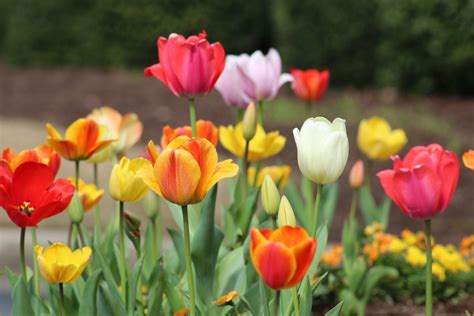
#> input picture image/tulip.jpeg, 474 x 316 px, found by its file name
$ jupyter execute homework-20.ipynb
#> lines starting #> are read from the running program, lines starting #| are printed output that depends on the picture; after the words box and inside, x2 and y2 are one past the last pixel; in counts of white or black regions, pixels touching at a corner belong together
[cell 1]
import cv2
import numpy as np
import matplotlib.pyplot as plt
import os


# -----------------------------
# 1. Gaussian Kernel
# -----------------------------
def gaussian_kernel(size, sigma=1):
    ax = np.linspace(-(size // 2), size // 2, size)
    xx, yy = np.meshgrid(ax, ax)
    kernel = np.exp(-(xx**2 + yy**2) / (2. * sigma**2))
    return kernel / np.sum(kernel)


# -----------------------------
# 2. Convolution
# -----------------------------
def convolve(image, kernel):
    image_h, image_w = image.shape
    kernel_h, kernel_w = kernel.shape
    pad_h = kernel_h // 2
    pad_w = kernel_w // 2

    padded = np.pad(image, ((pad_h, pad_h), (pad_w, pad_w)), mode='constant')
    output = np.zeros_like(image)

    for i in range(image_h):
        for j in range(image_w):
            region = padded[i:i+kernel_h, j:j+kernel_w]
            output[i, j] = np.sum(region * kernel)

    return output


# -----------------------------
# 3. Sobel Gradient
# -----------------------------
def sobel_filters(image):
    Kx = np.array([[-1, 0, 1],
                   [-2, 0, 2],
                   [-1, 0, 1]])

    Ky = np.array([[1, 2, 1],
                   [0, 0, 0],
                   [-1, -2, -1]])

    Ix = convolve(image, Kx)
    Iy = convolve(image, Ky)

    G = np.hypot(Ix, Iy)
    G = G / G.max() * 255
    theta = np.arctan2(Iy, Ix)

    return G, theta


# -----------------------------
# 4. Non-Maximum Suppression
# -----------------------------
def non_max_suppression(G, theta):
    H, W = G.shape
    output = np.zeros((H, W))
    angle = theta * 180. / np.pi
    angle[angle < 0] += 180

    for i in range(1, H-1):
        for j in range(1, W-1):
            q = 255
            r = 255

            # 0 degrees
            if (0 <= angle[i,j] < 22.5) or (157.5 <= angle[i,j] <= 180):
                q = G[i, j+1]
                r = G[i, j-1]

            # 45 degrees
            elif (22.5 <= angle[i,j] < 67.5):
                q = G[i+1, j-1]
                r = G[i-1, j+1]

            # 90 degrees
            elif (67.5 <= angle[i,j] < 112.5):
                q = G[i+1, j]
                r = G[i-1, j]

            # 135 degrees
            elif (112.5 <= angle[i,j] < 157.5):
                q = G[i-1, j-1]
                r = G[i+1, j+1]

            if (G[i,j] >= q) and (G[i,j] >= r):
                output[i,j] = G[i,j]
            else:
                output[i,j] = 0

    return output


# -----------------------------
# 5. Double Threshold
# -----------------------------
def double_threshold(image, low, high):
    result = np.zeros_like(image)
    strong = 255
    weak = 75

    strong_i, strong_j = np.where(image >= high)
    weak_i, weak_j = np.where((image <= high) & (image >= low))

    result[strong_i, strong_j] = strong
    result[weak_i, weak_j] = weak

    return result, weak, strong

# -----------------------------
# 6. Hysteresis
# -----------------------------
def hysteresis(image, weak, strong=255):
    H, W = image.shape

    for i in range(1, H-1):
        for j in range(1, W-1):
            if image[i,j] == weak:
                if ((image[i+1, j-1] == strong) or
                    (image[i+1, j] == strong) or
                    (image[i+1, j+1] == strong) or
                    (image[i, j-1] == strong) or
                    (image[i, j+1] == strong) or
                    (image[i-1, j-1] == strong) or
                    (image[i-1, j] == strong) or
                    (image[i-1, j+1] == strong)):
                    image[i,j] = strong
                else:
                    image[i,j] = 0
    return image


# -----------------------------
# Complete Canny Pipeline
# -----------------------------
def canny_from_scratch(image, kernel_size=5, sigma=1, low=100, high=200):

    kernel = gaussian_kernel(kernel_size, sigma)
    blurred = convolve(image.astype(np.float32), kernel)

    G, theta = sobel_filters(blurred)

    nms = non_max_suppression(G, theta)

    # ✅ Correct call (NO named parameters)
    dt, weak, strong = double_threshold(nms, low, high)

    final = hysteresis(dt, weak, strong)

    return final


# -----------------------------
# Run Example
# -----------------------------
list_path = os.getcwd().split(os.sep)
list_path.pop()
list_path.pop()
list_path.append('images')
image_path = os.sep.join(list_path) + os.sep + 'tulip.jpeg'

image = cv2.imread(image_path, 0)
#> image: shape (316, 474); min 3, max 255, mean 104.5

edges = canny_from_scratch(image, kernel_size=3, sigma=1, low=10, high=20)
#> in convolve, `padded = np.pad(image, ((pad_h, pad_h), (pad_w, pad_w)), mode='constan..`:
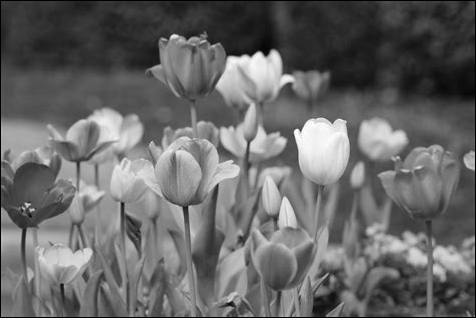
#> padded: shape (318, 476) float32; min 0, max 255, mean 103.4
#> after the loop in convolve (call 2), `for i in range(image_h):`:
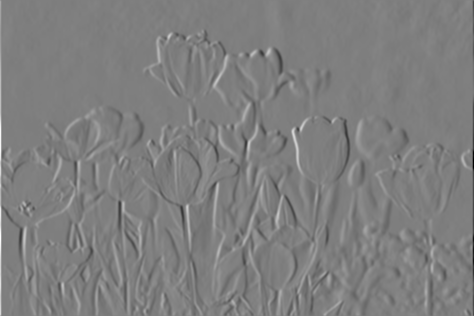
#> output: shape (316, 474) float32; min -725.6, max 730, mean -0.2; drawn with min black and max white
#> after the loop in convolve (call 3), `for i in range(image_h):`:
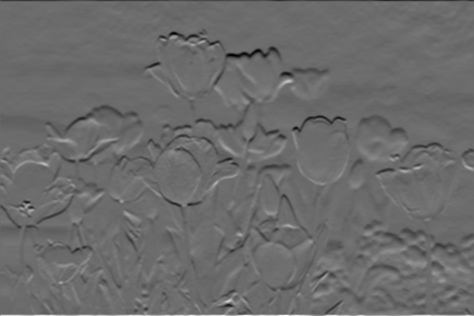
#> output: shape (316, 474) float32; min -486.3, max 662.7, mean -0.5; drawn with min black and max white
#> in sobel_filters, `G = np.hypot(Ix, Iy)`:
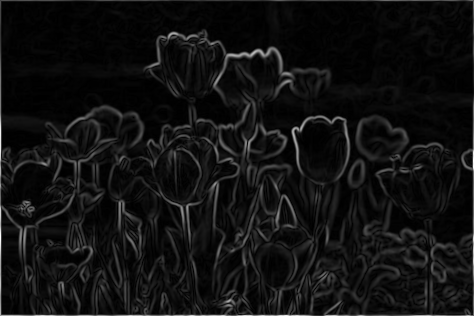
#> G: shape (316, 474) float32; min 0, max 730, mean 49.6; drawn with min black and max white
#> in sobel_filters, `theta = np.arctan2(Iy, Ix)`:
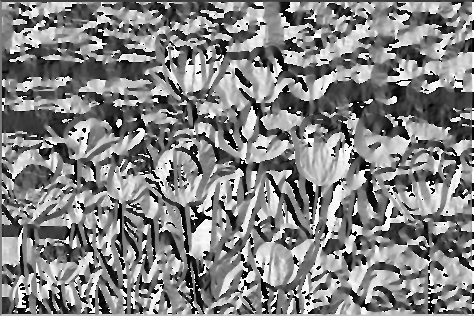
#> theta: shape (316, 474) float32; min -3.14, max 3.14, mean 0.0863; drawn with min black and max white
#> in non_max_suppression, `angle[angle < 0] += 180`:
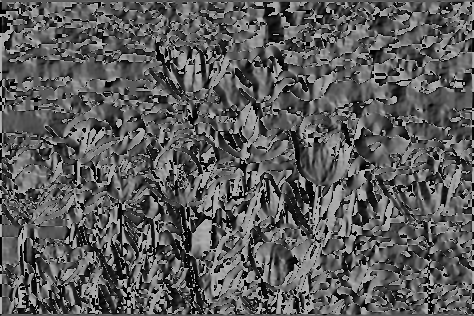
#> angle: shape (316, 474) float32; min 0, max 180, mean 91.5
#> after the loop in non_max_suppression, `for i in range(1, H-1):`:
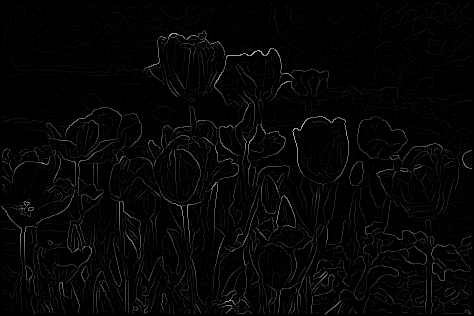
#> output: shape (316, 474) float64; min 0, max 185.4, mean 5.4
#> in double_threshold, `strong_i, strong_j = np.where(image >= high)`: strong_i = 13448 values from 2 to 314; strong_j = 13448 values, max 471 at index 3043, min 1 at index 6205, mean 227.6
#> in double_threshold, `weak_i, weak_j = np.where((image <= high) & (image >= low))`: weak_i = 6443 values from 2 to 313; weak_j = 6443 values, max 472 at index 6442, min 2 at index 1784, mean 247.7
#> in canny_from_scratch, `dt, weak, strong = double_threshold(nms, low, high)`:
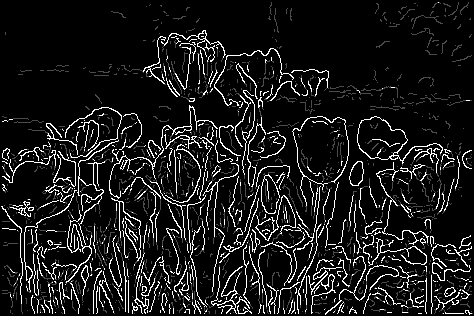
#> dt: shape (316, 474) float64; min 0, max 255, mean 26.1
#> in canny_from_scratch, `dt, weak, strong = double_threshold(nms, low, high)`: weak = 75; strong = 255
#> after the loop in hysteresis, `for i in range(1, H-1):`:
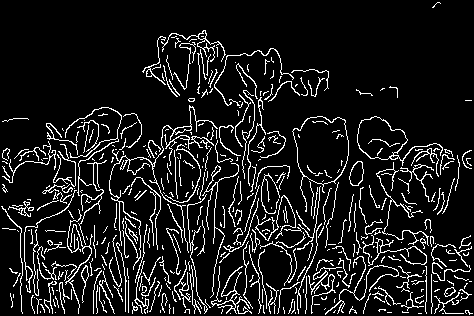
#> image: shape (316, 474) float64; 10.4% white in thin lines or dots
canny = cv2.Canny(image, 100, 200,L2gradient=True)
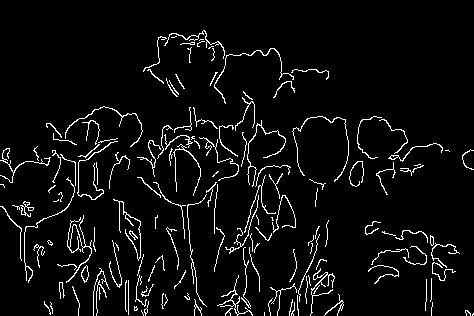
#> canny: shape (316, 474); 5.2% white in thin lines or dots
plt.figure(figsize=(10,5))
plt.subplot(1,3,1)
plt.title("Original")
plt.imshow(image, cmap='gray')

plt.subplot(1,3,2)
plt.title("Canny From Scratch")
plt.imshow(edges, cmap='gray')

plt.subplot(1,3,3)
plt.title("OpenCV Canny")
plt.imshow(canny, cmap='gray')
plt.show()

$ run again, with image/einstein.jpeg copied over image/tulip.jpeg
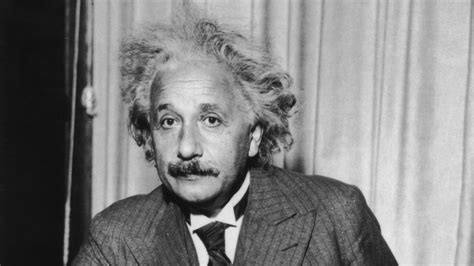
#> input picture image/einstein.jpeg, 474 x 266 px, found by its file name
#> image is the input picture: shape (266, 474); min 7, max 240, mean 129.5
#> strong_i = 9293 values from 1 to 264; strong_j = 9293 values, max 470 at index 23, min 63 at index 8529, mean 226.3
#> weak_i = 8418 values from 2 to 263; weak_j = 8418 values, max 470 at index 3212, min 64 at index 4172, mean 246.3
#> weak = 75; strong = 255
#> after the loop in hysteresis, `for i in range(1, H-1):`:
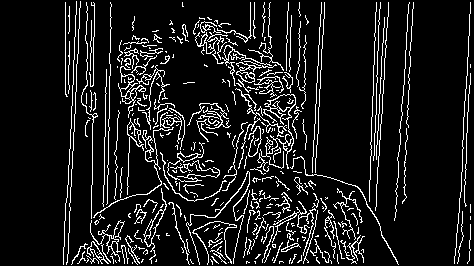
#> image: shape (266, 474) float64; 10.5% white in thin lines or dots, all inside (x1, y1, x2, y2) = (63, 1, 471, 265)
#> `canny = cv2.Canny(image, 100, 200,L2gradient=True)`:
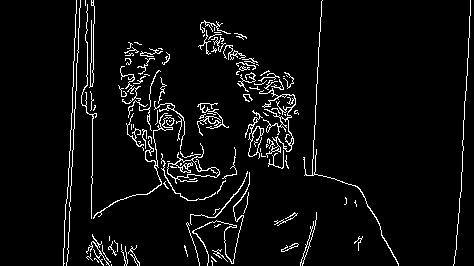
#> canny: shape (266, 474); 5% white in thin lines or dots, all inside (x1, y1, x2, y2) = (63, 0, 471, 266)

$ run again, with image/flower.jpeg copied over image/tulip.jpeg
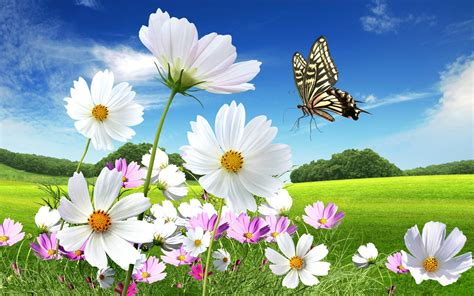
#> input picture image/flower.jpeg, 474 x 296 px, found by its file name
#> strong_i = 14661 values from 2 to 294; strong_j = 14661 values, max 472 at index 5247, min 1 at index 4420, mean 218.6
#> weak_i = 8760 values from 2 to 293; weak_j = 8760 values, max 471 at index 175, min 2 at index 205, mean 223.6
#> weak = 75; strong = 255
#> `canny = cv2.Canny(image, 100, 200,L2gradient=True)`:
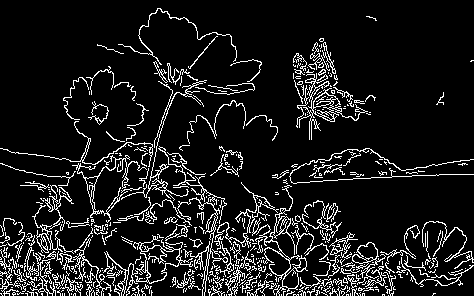
#> canny: shape (296, 474); 10.7% white in thin lines or dots
